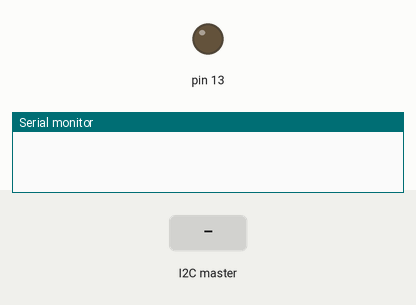
The sketch below on a simulated Arduino Uno, built with avr-gcc and run on an emulated ATmega328P. On the bench: output pins drawn as LEDs (lit = HIGH), the last lines printed to the serial monitor. The test bench sets the inputs (shaded band).

Above: at 1.2 s.
1.3 s: the I2C master sends the byte 1
At 2.2 s:
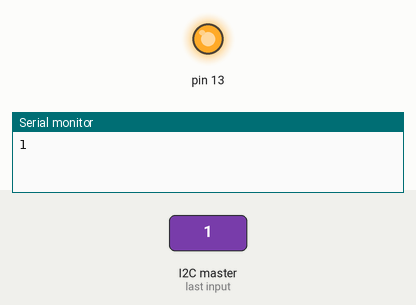
2.8 s: the I2C master sends the byte 0
At 3.3 s:
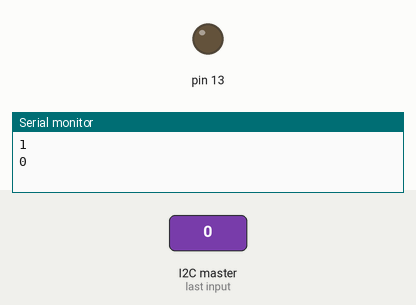
Timing chart, 0 to 5.8 s (numbered marks = the images above; inputs shaded):
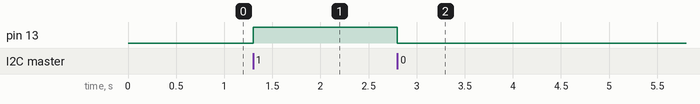

The sketch:

interface_1_arduino.ino
```cpp
#include <Wire.h>
void setup() {
Wire.begin(8);                /* join i2c bus with address 8 */
Wire.onReceive(receiveEvent); /* register receive event */
Wire.onRequest(requestEvent); /* register request event */
Serial.begin(9600);           /* start serial for debug */
pinMode(13, OUTPUT);
}
void loop() {
delay(100);
}
// function that executes whenever data is received from master
void receiveEvent(int howMany) {
while (0 <Wire.available()) {
   int c = Wire.read();      /* receive byte as a character */
   if(c == 0){
     Serial.println(c);
     digitalWrite(13, c);
   }
   if(c ==1){
     Serial.println(c);
     digitalWrite(13, c);
   }
   //Serial.print(c);           /* print the character */
 }
Serial.println();             /* to newline */
}
// function that executes whenever data is requested from master
void requestEvent() {
Wire.write("Hello NodeMCU");  /*send string on request */
}
```

Measured:
- after the input at 1.3 s, pin 13: LOW → HIGH at once
- after the input at 2.8 s, pin 13: HIGH → LOW at once
